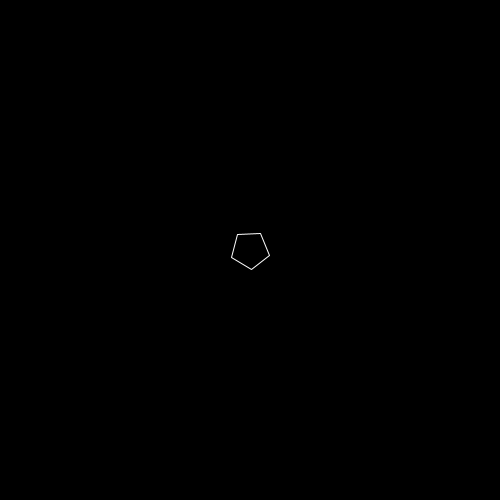
Frame 1 (no input)
Frame 60 (the mouse pressed at the canvas centre just before this capture): identical to frame 1, image omitted
Frame 120 (the mouse held since frame 60 and released just before this capture): identical to frame 1, image omitted

The Processing sketch that drew this single still picture (run headless with seeded random() and noise(); from frame 60 on, the mouse is pressed at the canvas centre):

// Processing sketch: collide
// ── collide.pde
ArrayList<Polygon> polygonList = new ArrayList();
ArrayList<PShape> pShapes = new ArrayList();
int intersect;

void setup(){
  size(500,500);
  polygonList.add(new Polygon(new Point(0,0),15,20,20,5));
}

void draw(){
  background(0);
  translate(width/2,height/2);
 for(Polygon polygon: polygonList){
  polygon.draw();
 }
 for(PShape shape: pShapes){
    shape(shape); 
 }
 
}

void mouseClicked(){
  PShape shape = createShape(ELLIPSE,mouseX-width/2,mouseY-height/2,5,5);
  pShapes.add(shape);
  
  Point point = polygonList.get(0).point(new Point(mouseX-width/2,mouseY-height/2));
  PShape shape2 = createShape(ELLIPSE,point.x,point.y,5,5);
  pShapes.add(shape2);
  
  for(Polygon polygon: polygonList){
    intersect = polygon.rayCast(new Point(mouseX-width/2,mouseY-height/2));
  }
}

// ── Point.pde
class Point{
  float x;
  float y;
  
  Point(float x, float y){
    this.x = x;
    this.y = y;
  }
  
  String toString(){
    return "(" + x + ", " + y + ")";
  }
}

// ── Polygon.pde
class Polygon{

  Point center;
  float slant;
  ArrayList<Point> pointList = new ArrayList();
  ArrayList<straightSide> sideList = new ArrayList();
  PShape shape;
  
  Polygon(Point center, float slant, float _height, float _width, int sides){
    center = new Point(center.x,center.y);
    this.slant = slant;
    
    shape = createShape();
    shape.beginShape();
    shape.noFill();
    shape.stroke(255);
    for(int i = 0; i <= sides; i++){
      pointList.add(new Point(center.x + _width * cos(radians(360/sides * i+slant)),center.y + _height * sin(radians(360/sides * i+slant))));
      shape.vertex(pointList.get(i).x,pointList.get(i).y);
    }
    
    for(int i = 1; i < pointList.size(); i++){
      sideList.add(new straightSide(pointList.get(i),pointList.get(i-1), new Point(center.x,center.y)));
    }
    
  }
  
  void draw(){
    shape(shape);
  }
  
  int rayCast(Point point){
    int times = 0;
    if(sideList.get(0).intersect(point)) times += 1;
    //for(straightSide side: sideList){
      
    //}
    return times;
  }
   
  Point point(Point point){
      return sideList.get(0).sidePoint(point);
  }
}

// ── straightSide.pde
class straightSide {
  Point start;
  Point end;
  Point shapeCenter;
  float derivative;
  
  straightSide(Point start, Point end, Point shapeCenter){
    this.start = start;
    this.end = end;
    this.shapeCenter = shapeCenter;
    derivative = slope();
  }
    
  void draw(){
    stroke(#FFFFFF);
    strokeWeight(2);
    line(start.x,start.y, end.x, end.y);
    ellipse(shapeCenter.x,shapeCenter.y,5,5);
  }
  
 
  String toString(){
    return "(" + start.toString() + ", " + end.toString() + ")";
  }
  
  
  float slope(){
    if((end.x - start.x)!=0){ 
      return ((end.y - start.y)/(end.x - start.x));
    }
    return 10000;
  }
  
  float position(float xPos){
      return xPos*derivative;
  }
  
  Point sidePoint(Point point){
      float x = (-start.x + start.y + 2*(point.y))/((point.y/point.x)-derivative);
      float y = derivative * x - start.x + start.y;
      return new Point(x,y);
  }
  
  boolean intersect(Point point){
      
      float x = (-start.x + start.y + 2*(point.y))/((point.y/point.x)-derivative);
      float y = derivative * x - start.x + start.y;
      println(x);
      println(y);
      if(y-start.y == derivative*(x-start.x)) return true;
      return false;
  }
}
